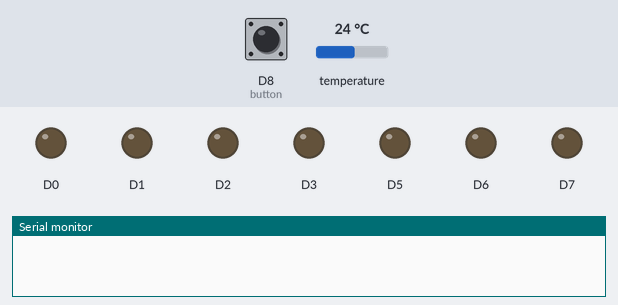
Recording of a sketch running on a simulated Arduino MKR. On the bench: output pins drawn as LEDs (lit = HIGH), the last lines printed to the serial monitor. Inputs (shaded band) come from the test bench; at power-on: D8 (button) HIGH, temperature 24 °C. Storage starts empty.

Above: at 2.4 s.
2.5 s: D8 (button) pulled LOW for 0.15 s
At 3.8 s:
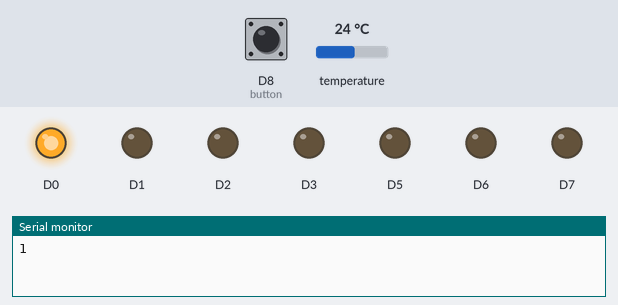
4.1 s: temperature set to 25.4 °C
At 5.3 s:
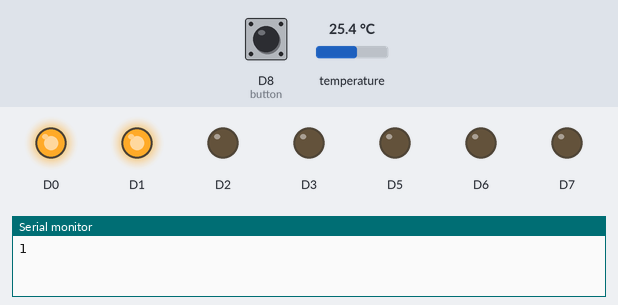
5.6 s: temperature set to 27.7 °C
At 6.0 s:
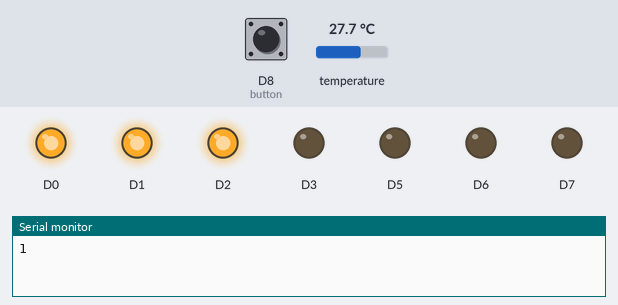
7.1 s: temperature set to 28.7 °C
8.6 s: temperature set to 29.7 °C
At 9.8 s:
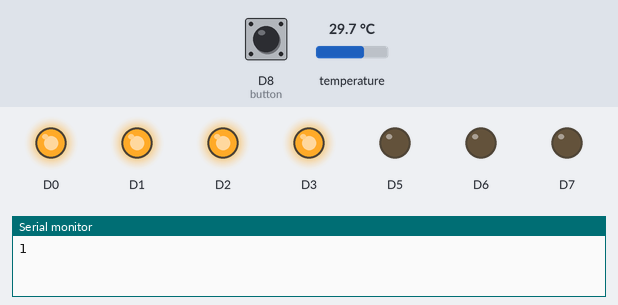
10.1 s: temperature set to 41 °C
At 10.7 s:
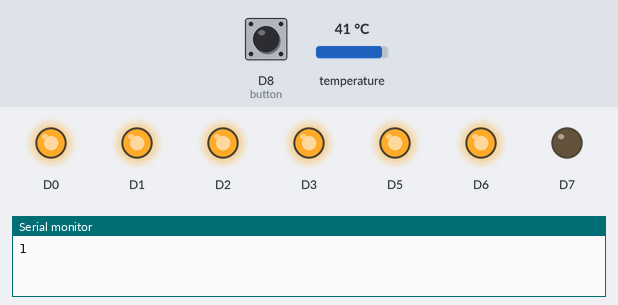
Timing chart, 0 to 12.6 s (numbered marks = the images above; inputs shaded):
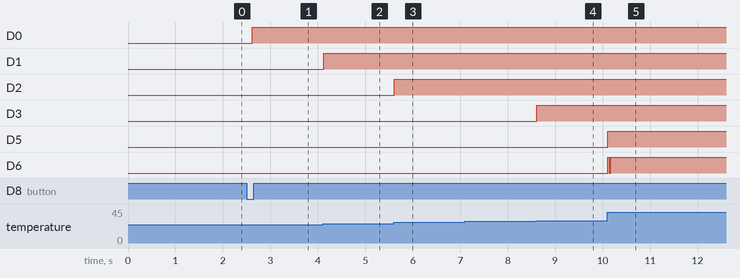

The sketch:

mf.ino
```cpp
#include <Arduino_MKRENV.h>
#include <SPI.h>
#include <SD.h>
#define MIC A0

const int button = 8;     // button pin
const int SD_CS_PIN = 4;  // chip select for SD card
float temperature = 0;

// CountButton  //////////////////////////////////////////////////
int buttonState = 0;
int count_value = 0;
int prestate = 0;

// DBMeter ////////////////////////////////////////////////////
int adc;
int dB, PdB; //the variable that will hold the value read from the microphone each time

// file object
File dataFile1;
//File dataFile2;

void setup() {
  pinMode(button, INPUT_PULLUP);      // initialize the pushbutton pin as an input:
  pinMode(0, OUTPUT);
  pinMode(1, OUTPUT);
  pinMode(2, OUTPUT);
  pinMode(3, OUTPUT);
  pinMode(5, OUTPUT);
  pinMode(6, OUTPUT);
  pinMode(7, OUTPUT);

  Serial.begin(9600);
  while (!Serial);

  if (!ENV.begin()) {
    Serial.println("Failed to initialize MKR ENV shield!");
    while (1);
  }

  // init SPI
  SPI.begin();
  delay(100);

  // init SD card
  if(!SD.begin(SD_CS_PIN)) {
    Serial.println("Failed to initialize SD card!");
    while (1);
  }

  // init the logfile for Temperature Values
  dataFile1 = SD.open("log1-0000.csv", FILE_WRITE);
  delay(1000);
  // close the file
  dataFile1.close();
  delay(100);

  // init the logfile for Temperature Values
//dataFile2 = SD.open("log2-0000.csv", FILE_WRITE);
//  delay(1000);
  // close the file
//  dataFile2.close();
//  delay(100);

}

void loop() {

  // read the state of the pushbutton value:
  buttonState = digitalRead(button);

  // check if the pushbutton is pressed. If it is, then the buttonState is HIGH:
  if (buttonState == LOW && prestate == 0) {
    count_value++;
    Serial.println(count_value);
    delay(100);
    prestate = 1;
  } else if(buttonState == HIGH) {
    prestate = 0;
  }

  if (count_value == 1){

      // init the logfile
      dataFile1 = SD.open("log1-0000.csv", FILE_WRITE);

     float temperature = ENV.readTemperature();

      // print each of the sensor values
      dataFile1.print("Temperature:");
      dataFile1.print(",");
      dataFile1.print(temperature);
      dataFile1.print(",");

      // close the file
      dataFile1.close();

       if (temperature<19.99)  {digitalWrite(7, HIGH);} else {digitalWrite(6, LOW);}
       if (temperature>20.00)  {digitalWrite(0, HIGH);} else {digitalWrite(0, LOW);}
       if (temperature>25.00)  {digitalWrite(1, HIGH);} else {digitalWrite(1, LOW);}
       if (temperature>27.00)  {digitalWrite(2, HIGH);} else {digitalWrite(2, LOW);}
       if (temperature>29.00) {digitalWrite(3, HIGH);} else {digitalWrite(3, LOW);}
       if (temperature>31.00) {digitalWrite(5, HIGH);} else {digitalWrite(4, LOW);}
       if (temperature>35.00) {digitalWrite(6, HIGH);} else {digitalWrite(5, LOW);}


 //      Serial.print("Temperature = ");
  //     Serial.print(temperature);

  buttonState;
  }
  if (count_value == 2){

      // init the logfile
 //     dataFile2 = SD.open("log2-0000.csv", FILE_WRITE);

     adc= analogRead(MIC); //Read the ADC value from amplifer
     Serial.println (adc);//Print ADC for initial calculation
     dB = (adc+83.2073) / 11.003; //Convert ADC value to dB using Regression values

     if (dB>50) {digitalWrite(0, HIGH);} else {digitalWrite(0, LOW);}
     if (dB>60) {digitalWrite(1, HIGH);} else {digitalWrite(1, LOW);}
     if (dB>70) {digitalWrite(2, HIGH);} else {digitalWrite(2, LOW);}
     if (dB>80) {digitalWrite(3, HIGH);} else {digitalWrite(3, LOW);}
     if (dB>90) {digitalWrite(5, HIGH);} else {digitalWrite(4, LOW);}
     if (dB>100) {digitalWrite(6, HIGH);} else {digitalWrite(5, LOW);}

//      dataFile2.print("Dezibel:");
//      dataFile2.print(",");
//      dataFile2.print(dB);
//      dataFile2.print(",");

      // close the file
//      dataFile2.close();

  buttonState;
  }
  if (count_value == 3){
    count_value =0;
  buttonState;
  }
}
```

Measured:
- the behaviour switches between 25 and 25.1 °C on temperature (found by bisection; images 1 and 2)
- the behaviour switches between 27 and 27.1 °C on temperature (found by bisection; images 2 and 3)
- the behaviour switches between 29 and 29.1 °C on temperature (found by bisection; images 3 and 4)
- after the input at 2.5 s, D0: LOW → HIGH after 0.12 s
- after the input at 4.1 s, D1: LOW → HIGH at once
- after the input at 5.6 s, D2: LOW → HIGH at once
- after the input at 7.1 s, every drawn part: stays the same
- after the input at 8.6 s, D3: LOW → HIGH at once
- after the input at 10.1 s, D5: LOW → HIGH at once; D6: LOW → HIGH at once, → LOW 0.03 s later, → HIGH 0.04 s later
